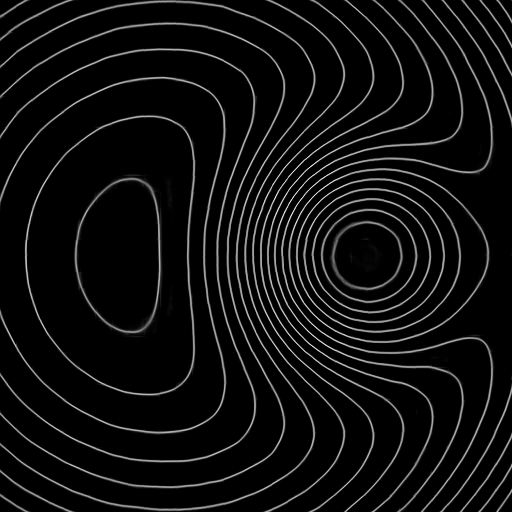
%> input picture input/Result_fai_36_noise_nn_9.png, 512 x 512 px
$ octave main.m   (GNU Octave 9; MATLAB toolbox functions it lacks are replaced by stand-ins)
%> lines starting %> are read from the running program, lines starting %| are printed output that depends on the picture
%> further down, imgx is the input picture: size 512x512x3 uint8; min 0, max 228, mean 14.3
### Skeleton_Line_indentify.m
function [ output_args ] = Skeleton_Line_indentify( input_args,threshold ,bw_threshold)
%> called with threshold = 30, bw_threshold = 0.3
% 骨架线进行标识 by水林 2022.5.20
% 输入待处理的图像和认为联通的数量的最小阈值
%
    global image;
    global img;
    global flag;
    if length(size(input_args))==3
        input_args=rgb2gray(input_args);
    end
    image=input_args;
    imgx=im2bw(image,bw_threshold);
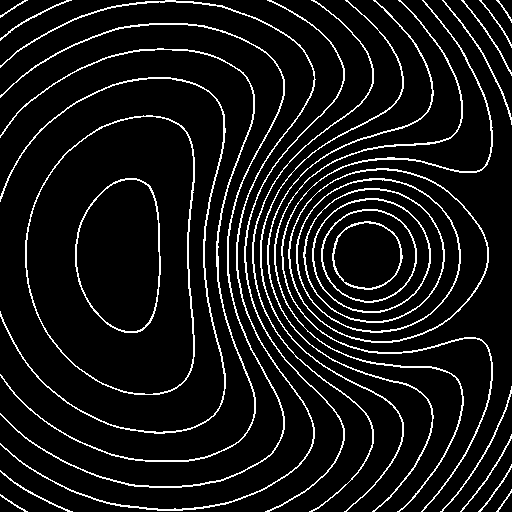
%> imgx: size 512x512 logical; 8.5% white in thin lines or dots
    image=bwmorph(imgx,'thin',inf);
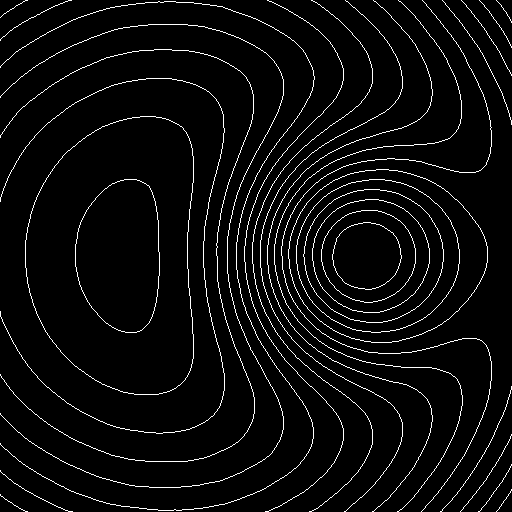
%> image: size 512x512 logical; 4.4% white in thin lines or dots
    figure('name','二值化后的图');
    imshow(image);
    %% 离散点滤波
    image=bwareaopen(image,threshold);
%> image: size 512x512 logical; 4.3% white in thin lines or dots
%     label=0.5*pi;
    %% 骨架线边界连接
    image=skeleton_line_repair(image);
    stried=0.5*pi;
    flag=1;
    [m,n]=size(image);
    img=zeros(m,n);
    figure('name','骨架线图');
    imshow(image);
    msg=inputdlg('center number','Inf');
    nums=str2double(msg{1});
    msgx=inputdlg('total phase','Inf');
    label=str2double(msgx{1});
    label=label*pi;
    uiwait(msgbox('Please select a hot deformation center','modal'));
    [xpoint,ypoint] = ginput_espi(nums);        %Select starting point for the guided floodfill algorithm
    mid_y = round(xpoint);
    mid_x = round(ypoint);
	tic
    for k=1:size(mid_x)
        %% 搜索方向数组定义
        direction_x1=mid_x(k):-1:1;
        direction_y1=mid_y(k);
        direction_x2=mid_x(k):1:m;
        direction_y2=mid_y(k);
        iteration_direction(1)={{[direction_x1,direction_x2];[direction_y1,direction_y2]}};
        direction_x1=mid_x(k);
        direction_y1=mid_y(k):-1:1;
        direction_x2=mid_x(k);
        direction_y2=mid_y(k):1:n;
        iteration_direction(2)={{[direction_x1,direction_x2];[direction_y1,direction_y2]}};
        direction_x1=mid_x(k):-1:1;
        direction_y1=mid_y(k):-1:1;
        direction_x2=mid_x(k):1:m;
        direction_y2=mid_y(k):1:n;
        iteration_direction(3)={{[direction_x1,direction_x2];[direction_y1,direction_y2]}};
        direction_x1=mid_x(k):-1:1;
        direction_y1=mid_y(k):1:n;
        direction_x2=mid_x(k):1:m;
        direction_y2=mid_y(k):-1:1;
        iteration_direction(4)={{[direction_x1,direction_x2];[direction_y1,direction_y2]}};
        msgx=inputdlg('iterative direction','Inf');
        direction_index=str2double(msgx{1});
        for i=iteration_direction{direction_index}{1}
            for j=iteration_direction{direction_index}{2}
                dfs(i,j,label);
                if flag==0
                    label=label-stried;
                    flag=1;
                end
            end
        end
    end
    close;
    %处理小于0的坐标
    img(img<0)=0;
	toc
    figure('name','标识结果')
    mesh(img);
    output_args=img;
end

### skeleton_line_repair.m
function [ output_args ] = skeleton_line_repair( input_args )
%UNTITLED3 此处显示有关此函数的摘要
%   此处显示详细说明
    [first,endx]=find(input_args(512,:)==1);
%> first = 24 values from 1 to 1; endx = 24 values from 69 to 480
    [ms,ns]=size(endx);
%> ms = 1; ns = 24
    if ns==2
        input_args(512,endx(1):endx(2))=1;
    end

    [first,endx]=find(input_args(1,:)==1);
%> first = [1 1 1 1 1 1 1 1 1 1 1 1 1 1 1]; endx = [69 70 71 72 268 269 312 313 346 374 399 423 443 462 480]
    [ms,ns]=size(endx);
%> ns = 15
    if ns==2
        input_args(1,endx(1):endx(2))=1;
    end

    [first,endx]=find(input_args(:,512)==1);
%> first = 17 values from 47 to 466; endx = 17 values from 1 to 1
    [ms,ns]=size(endx);
%> ms = 17; ns = 1
    if ns==2
        input_args(endx(1):endx(2),512)=1;
    end

    [first,endx]=find(input_args(:,1)==1);
%> first = 28 values from 40 to 472; endx = 28 values from 1 to 1
    [ms,ns]=size(endx);
%> ms = 28
%> the answer given: 3
%> the answer given: 3
    if ns==2
        input_args(endx(1):endx(2),1)=1;
    end
    output_args=input_args;
end

### ginput_espi.m
function [out1,out2,out3] = ginput_espi(arg1)
%GINPUT Graphical input from mouse.
%   [X,Y] = GINPUT(N) gets N points from the current axes and returns
%   the X- and Y-coordinates in length N vectors X and Y.  The cursor
%   can be positioned using a mouse.  Data points are entered by pressing
%   a mouse button or any key on the keyboard except carriage return,
%   which terminates the input before N points are entered.
%
%   [X,Y] = GINPUT gathers an unlimited number of points until the
%   return key is pressed.
%
%   [X,Y,BUTTON] = GINPUT(N) returns a third result, BUTTON, that
%   contains a vector of integers specifying which mouse button was
%   used (1,2,3 from left) or ASCII numbers if a key on the keyboard
%   was used.
%
%   Examples:
%       [x,y] = ginput;
%
%       [x,y] = ginput(5);
%
%       [x, y, button] = ginput(1);
%
%   See also GTEXT, WAITFORBUTTONPRESS.

%   Copyright 1984-2015 The MathWorks, Inc.

out1 = []; out2 = []; out3 = []; y = [];

%> the run ends on the next line
if ~matlab.ui.internal.isFigureShowEnabled
    error(message('MATLAB:hg:NoDisplayNoFigureSupport', 'ginput'))
end

    % Check Inputs
    if nargin == 0
        how_many = -1;
        b = [];
    else
        how_many = arg1;
        b = [];
        if  ~isPositiveScalarIntegerNumber(how_many)
            error(message('MATLAB:ginput:NeedPositiveInt'))
        end
        if how_many == 0
            % If input argument is equal to zero points,
            % give a warning and return empty for the outputs.
            warning (message('MATLAB:ginput:InputArgumentZero'));
        end
    end

    % Get figure
    fig = gcf;
    figure(gcf);

    % Make sure the figure has an axes
    gca(fig);

    % Setup the figure to disable interactive modes and activate pointers.
    initialState = setupFcn(fig);

    % onCleanup object to restore everything to original state in event of
    % completion, closing of figure errors or ctrl+c.
    c = onCleanup(@() restoreFcn(initialState));

    drawnow
    char = 0;

    while how_many ~= 0
        waserr = 0;
        try
            keydown = wfbp;
        catch %#ok<CTCH>
            waserr = 1;
        end
        if(waserr == 1)
            if(ishghandle(fig))
                cleanup(c);
                error(message('MATLAB:ginput:Interrupted'));
            else
                cleanup(c);
                error(message('MATLAB:ginput:FigureDeletionPause'));
            end
        end
        % g467403 - ginput failed to discern clicks/keypresses on the figure it was
        % registered to operate on and any other open figures whose handle
        % visibility were set to off
        figchildren = allchild(0);
        if ~isempty(figchildren)
            ptr_fig = figchildren(1);
        else
            error(message('MATLAB:ginput:FigureUnavailable'));
        end
        %         old code -> ptr_fig = get(0,'CurrentFigure'); Fails when the
        %         clicked figure has handlevisibility set to callback
        if(ptr_fig == fig)
            if keydown
                char = get(fig, 'CurrentCharacter');
                button = abs(get(fig, 'CurrentCharacter'));
            else
                button = get(fig, 'SelectionType');
                if strcmp(button,'open')
                    button = 1;
                elseif strcmp(button,'normal')
                    button = 1;
                elseif strcmp(button,'extend')
                    button = 2;
                elseif strcmp(button,'alt')
                    button = 3;
                else
                    error(message('MATLAB:ginput:InvalidSelection'))
                end
            end
            axes_handle = gca;
            drawnow;
            pt = get(axes_handle, 'CurrentPoint');

            how_many = how_many - 1;

            if(char == 13) % & how_many ~= 0)
                % if the return key was pressed, char will == 13,
                % and that's our signal to break out of here whether
                % or not we have collected all the requested data
                % points.
                % If this was an early breakout, don't include
                % the <Return> key info in the return arrays.
                % We will no longer count it if it's the last input.
                break;
            end

            out1 = [out1;pt(1,1)]; %#ok<AGROW>
            y = [y;pt(1,2)]; %#ok<AGROW>
            b = [b;button]; %#ok<AGROW>
        end
    end

    % Cleanup and Restore
    cleanup(c);

    if nargout > 1
        out2 = y;
        if nargout > 2
            out3 = b;
        end
    else
        out1 = [out1 y];
    end

end

% [128 lines left out: functions isPositiveScalarIntegerNumber, wfbp, setupFcn, restoreFcn, updateCrossHair, createCrossHair and 1 more, not called in this run]

### main.m
clc,clear,close all
threshold=30;
imgx=imread('./input/Result_fai_36_noise_nn_9.png');
img=Skeleton_Line_indentify(imgx,threshold,0.3);

$ run again, with input/Result_fai_36_noise_nn_1.png copied over input/Result_fai_36_noise_nn_9.png
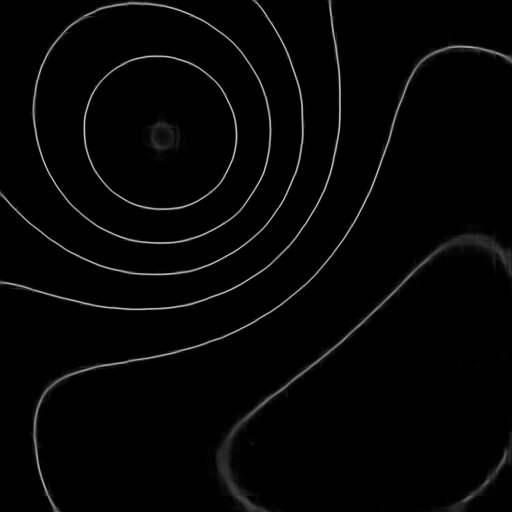
%> input picture input/Result_fai_36_noise_nn_1.png, 512 x 512 px
%> imgx is the input picture: size 512x512x3 uint8; min 0, max 199, mean 4.7
%> in Skeleton_Line_indentify, `imgx=im2bw(image,bw_threshold);`:
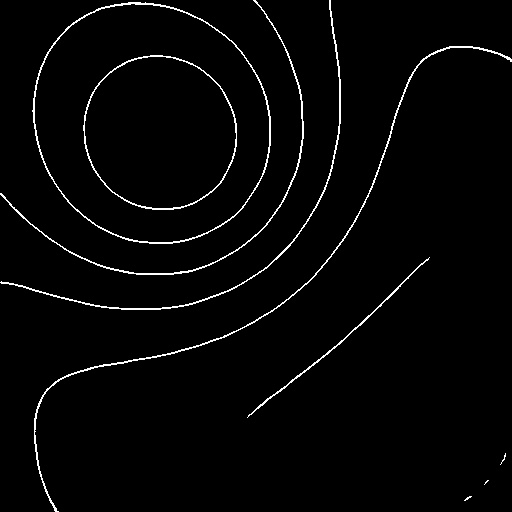
%> imgx: size 512x512 logical; 2.3% white in thin lines or dots
%> in Skeleton_Line_indentify, `image=bwmorph(imgx,'thin',inf);`:
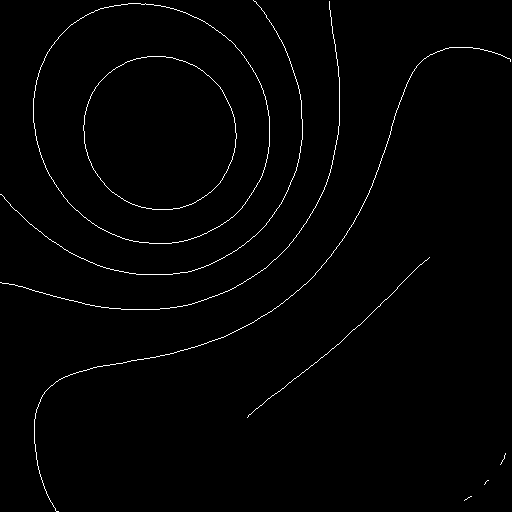
%> image: size 512x512 logical; 1.2% white in thin lines or dots
%> in skeleton_line_repair, `[first,endx]=find(input_args(512,:)==1);`: first = [1 1 1]; endx = [57 58 59]
%> in skeleton_line_repair, `[ms,ns]=size(endx);`: ms = 1; ns = 3
%> in skeleton_line_repair, `[first,endx]=find(input_args(1,:)==1);`: first = 1; endx = 254
%> in skeleton_line_repair, `[ms,ns]=size(endx);`: ns = 1
%> in skeleton_line_repair, `[first,endx]=find(input_args(:,512)==1);`: first = []
%> in skeleton_line_repair, `[ms,ns]=size(endx);`: ms = 0
%> in skeleton_line_repair, `[first,endx]=find(input_args(:,1)==1);`: first = [195; 283]; endx = [1; 1]
%> in skeleton_line_repair, `[ms,ns]=size(endx);`: ms = 2

$ run again, with input/Result_fai_36_noise_nn_10.png copied over input/Result_fai_36_noise_nn_9.png
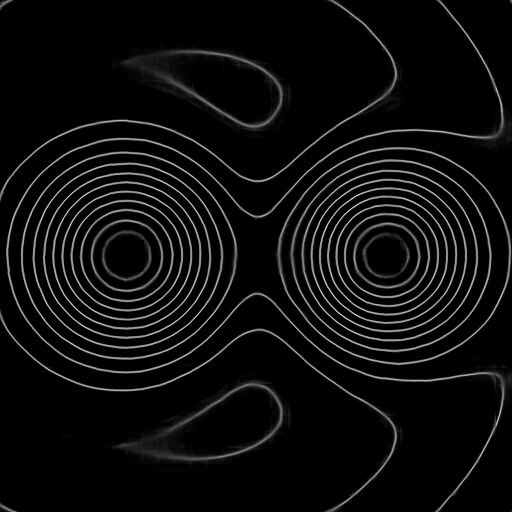
%> input picture input/Result_fai_36_noise_nn_10.png, 512 x 512 px
%> imgx is the input picture: size 512x512x3 uint8; min 0, max 210, mean 12.8
%> in Skeleton_Line_indentify, `imgx=im2bw(image,bw_threshold);`:
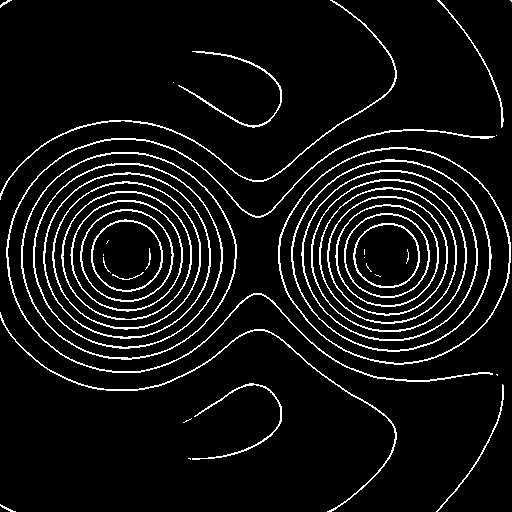
%> imgx: size 512x512 logical; 7.2% white in thin lines or dots
%> in Skeleton_Line_indentify, `image=bwmorph(imgx,'thin',inf);`:
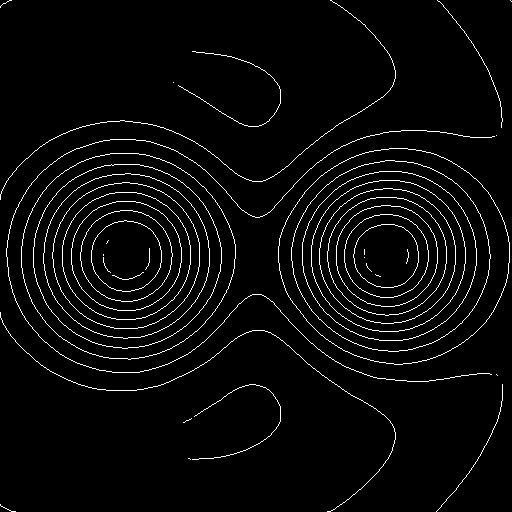
%> image: size 512x512 logical; 3.6% white in thin lines or dots
%> in skeleton_line_repair, `[first,endx]=find(input_args(512,:)==1);`: first = [1 1 1 1 1]; endx = [328 329 330 331 437]
%> in skeleton_line_repair, `[ms,ns]=size(endx);`: ms = 1; ns = 5
%> in skeleton_line_repair, `[first,endx]=find(input_args(1,:)==1);`: first = [1 1 1]; endx = [331 332 438]
%> in skeleton_line_repair, `[ms,ns]=size(endx);`: ns = 3
%> in skeleton_line_repair, `[first,endx]=find(input_args(:,512)==1);`: first = []
%> in skeleton_line_repair, `[ms,ns]=size(endx);`: ms = 0; ns = 1
%> in skeleton_line_repair, `[first,endx]=find(input_args(:,1)==1);`: first = [195; 196; 197; 198; 199; 200; 313; 314; 315; 316; 317; 318]; endx = [1; 1; 1; 1; 1; 1; 1; 1; 1; 1; 1; 1]
%> in skeleton_line_repair, `[ms,ns]=size(endx);`: ms = 12
